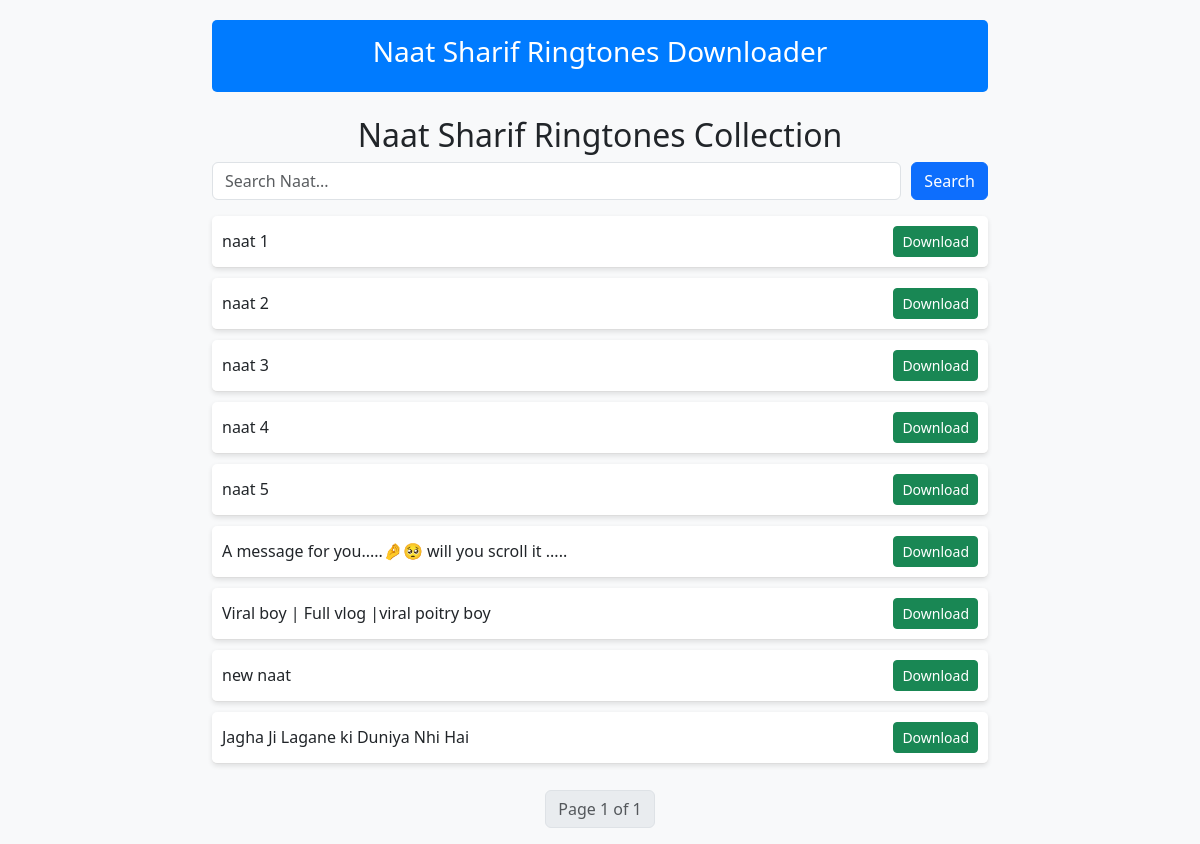
The page / on the database its author committed.
### app/models.py (models this page shows, shortened)
class NaatVideo(models.Model):
    title = models.CharField(max_length=255)
    video_link = models.URLField()
    tags = models.TextField(default="", blank=True, null=True, help_text="Comma-separated tags")  # Store tags as comma-separated values

### app/views.py (the view)
# urls.py: path('', views.home, name='home'),
def home(request):
    query = request.GET.get('q', '')  # Search query
    naat_list = NaatVideo.objects.filter(title__icontains=query) if query else NaatVideo.objects.all()
    paginator = Paginator(naat_list, 20)  # 20 records per page
    page_number = request.GET.get('page')
    page_obj = paginator.get_page(page_number)
    return render(request, 'app/home.html', {'naat_list': page_obj})

### app/templates/app/home.html (shortened to what this page needs)
{% load static %}
<!DOCTYPE html>
<html lang="en">
<head>
    <link href="https://cdn.jsdelivr.net/npm/bootstrap@5.3.0/dist/css/bootstrap.min.css" rel="stylesheet">
</head>
<body>
    <div class="container">
        <div class="header">
            <a href="{% url 'home' %}"><h3>Naat Sharif Ringtones Downloader</h3></a>
        </div>
        <h2 class="text-center mt-4">Naat Sharif Ringtones Collection</h2>
        <form action="{% url 'search' %}" method="GET" class="mb-3 search-bar">
            <input type="text" name="q" class="form-control" placeholder="Search Naat..." value="{{ request.GET.q }}">
            <button type="submit" class="btn btn-primary">Search</button>
        </form>
        <div class="list-group">
            {% for naat in naat_list %}
                <div class="naat-item">
                    <span>{{ naat.title }}</span>
                    <a href="{% url 'download_page' naat.id %}" class="btn btn-success btn-sm">Download</a>
                </div>
            {% empty %}
                <p class="text-center">No Naat Found</p>
            {% endfor %}
        </div>
        <nav class="mt-3">
            <ul class="pagination justify-content-center">
                <li class="page-item disabled"><span class="page-link">Page {{ naat_list.number }} of {{ naat_list.paginator.num_pages }}</span></li>
            </ul>
        </nav>
    </div>
</body>
</html>

### app/templates/app/home.html (style rules this page uses)
body { background-color: #f8f9fa; }
.container { max-width: 800px; margin-top: 20px; }
.naat-item { display: flex; justify-content: space-between; align-items: center; padding: 10px; border-bottom: 1px solid #ddd; background: #ffffff; border-radius: 5px; margin-bottom: 10px; box-shadow: 0px 2px 5px rgba(0, 0, 0, 0.1); }
.header { background: #007bff; color: white; padding: 15px; display: flex; justify-content: center; align-items: center; border-radius: 5px; }
.header a { color: white; text-decoration: none; }
.search-bar { display: flex; gap: 10px; }

### rows shown on the page
NaatVideo: title "naat 1"
NaatVideo: title "naat 2"
NaatVideo: title "naat 3"
NaatVideo: title "naat 4"
NaatVideo: title "naat 5"
NaatVideo: title "A message for you.....🤌🥺 will you scroll it ....."
NaatVideo: title "Viral boy | Full vlog |viral poitry boy"
NaatVideo: title "new naat"
NaatVideo: title "Jagha Ji Lagane ki Duniya Nhi Hai"

### other values the page prints
{{ naat_list.number }} "1"
{{ naat_list.paginator.num_pages }} "1"
